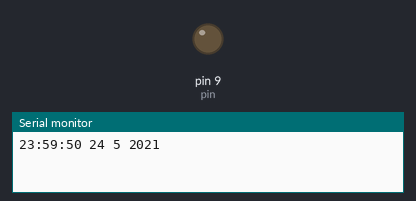
Bench run of a sketch on a simulated Arduino Uno, built with avr-gcc and run on an emulated ATmega328P. Shown: output pins drawn as LEDs (lit = HIGH), the last lines printed to the serial monitor.

Above: at 0.1 s.
At 5.1 s:
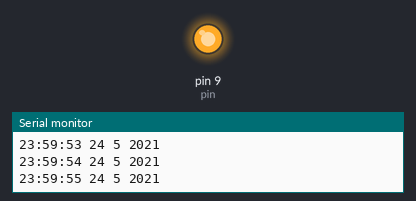
Timing chart, 0 to 11.6 s (numbered marks = the images above):
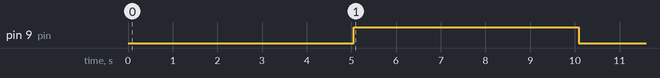

The sketch:

led_kku_smartfarm.ino
```cpp
#include <TimeLib.h>
int pin = 9;
void setup() {
  pinMode(pin, OUTPUT);
  // put your setup code here, to run once:
  Serial.begin(9600);
  Serial.println();
  setTime(23, 59, 50, 24, 5, 2021);
}

void loop() {
  // put your main code here, to run repeatedly:
  digitalClockDisplay();
  if (hour() == 23 && minute() == 59 && second() == 55) {
    digitalWrite(pin, HIGH);
  }
  if (hour() == 0 && minute() == 0 && second() == 0) {
    digitalWrite(pin, LOW);
  }
  delay(1000);
}

void digitalClockDisplay() {
  // digital clock display of the time
  Serial.print(hour());
  printDigits(minute());
  printDigits(second());
  Serial.print(" ");
  Serial.print(day());
  Serial.print(" ");
  Serial.print(month());
  Serial.print(" ");
  Serial.print(year());
  Serial.println();
}

void printDigits(int digits) {
  // utility function for digital clock display: prints preceding colon and leading 0
  Serial.print(":");
  if (digits < 10)
    Serial.print('0');
  Serial.print(digits);
}
```

Measured:
- by itself, pin 9 (pin): LOW → HIGH at 5.1 s, → LOW 5.0 s later
